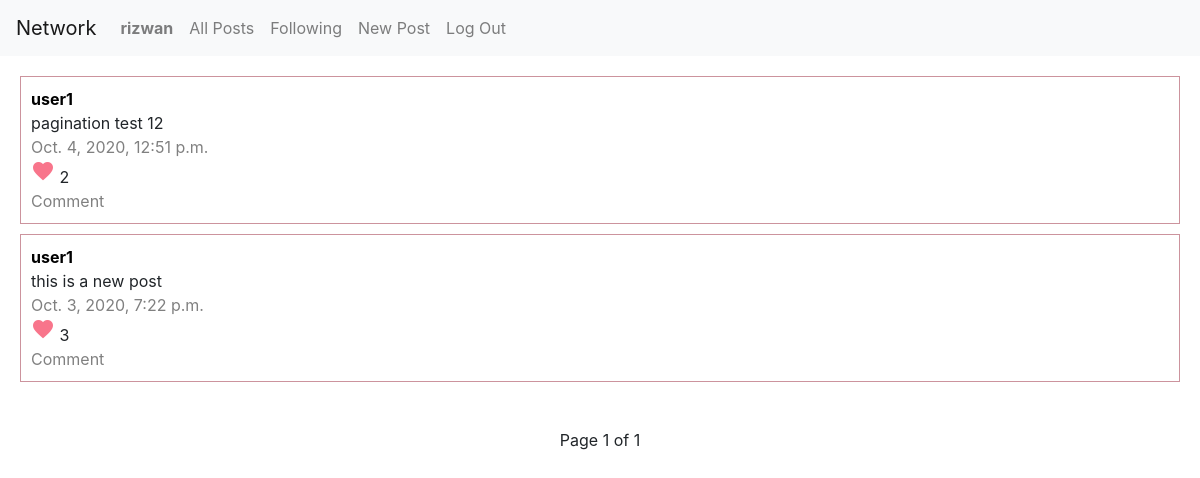
Screenshot of /following (signed in) with the database file from the repository.
### network/models.py (models this page shows, shortened)
class User(AbstractUser):
    pass

class Post(models.Model):
    by = models.ForeignKey(User, on_delete=models.CASCADE, related_name="posts")
    message = models.TextField()
    timestamp = models.DateTimeField(auto_now_add=True)
    comments = models.ManyToManyField(Comment, related_name='postComments', blank=True)
    likes = models.ManyToManyField(Like, related_name="postLikes", blank=True)

### network/views.py (the view)
# urls.py: path('following', views.following, name="following"),
@login_required
def following(request):
    try:
        userfollows = Following.objects.get(user=request.user)
    except Following.DoesNotExist:
        userfollows = None
    tempList = []
    if (userfollows != None):
        for user in userfollows.following.all():
            try:
                posts = Post.objects.filter(by=user)
                tempList.append(posts)
            except Post.DoesNotExist:
                continue
    qs = Post.objects.none()
    for posts in tempList:
        qs = qs | posts # | is the joining operator for two query sets
    qs = qs.order_by('-timestamp')
    p = Paginator(qs, 10)
    pagenumber = request.GET.get('page')
    if pagenumber == None:
        pagenumber = 1
    elif int(pagenumber) > int(p.num_pages):
        pagenumber = 1
    else:
        pagenumber = int(pagenumber)
    maindata = p.get_page(pagenumber)
    return render(request, 'network/following.html', {
        'data': maindata,
    })

### network/templates/network/following.html (shortened to what this page needs)
{% extends "network/layout.html" %}
{% block body %}
    <div class="posts-container">
        {% for post in data %}
            <div class="sp-container">
                <a href="{% url 'userprofile' post.by.username %}" class="username-link">
                    <b>{{post.by}}</b>
                </a>
                <br/>
                <div class="message-container" id="message{{post.id}}" data-get="{{post.id}}" data-message="{{post.message}}">
                    {{post.message}}
                </div>
                <div class="secondary-text">{{post.timestamp}}</div>
                <div>
                    <i class="material-icons like-btn" data-post="{{post.id}}" >favorite</i>
                    <span id="{{post.id}}likes" class="like-counter">{{post.likes.count}}</span>
                </div>
                <div class="secondary-text">Comment</div>
            </div>
        {% empty %}
            <h3 class="centered">Not Following Anyone!</h3>
        {% endfor %}
    </div>
    <div class="centered">
        Page {{data.number}} of {{data.paginator.num_pages}}
    </div>
{% endblock %}

### network/templates/network/layout.html (shortened to what this page needs)
{% load static %}
<!DOCTYPE html>
<html lang="en">
    <head>
        <link rel="stylesheet" href="https://stackpath.bootstrapcdn.com/bootstrap/4.4.1/css/bootstrap.min.css">
        <link href="{% static 'network/styles.css' %}" rel="stylesheet">
    </head>
    <body>
        <nav class="navbar navbar-expand-lg navbar-light bg-light">
            <a class="navbar-brand" href="#">Network</a>
            <div>
              <ul class="navbar-nav mr-auto">
                {% if user.is_authenticated %}
                    <li class="nav-item">
                        <a class="nav-link" href="{% url 'userprofile' user.username %}"><strong>{{ user.username }}</strong></a>
                    </li>
                {% endif %}
                <li class="nav-item">
                  <a class="nav-link" href="{% url 'index' %}">All Posts</a>
                </li>
                {% if user.is_authenticated %}
                    <li class="nav-item">
                        <a class="nav-link" href="{% url 'following' %}">Following</a>
                    </li>
                    <li class="nav-item">
                        <a class="nav-link" href="{% url 'newpost' %}">New Post</a>
                    </li>
                    <li class="nav-item">
                        <a class="nav-link" href="{% url 'logout' %}">Log Out</a>
                    </li>
                {% endif %}
              </ul>
            </div>
          </nav>
        <div class="body">
            {% block body %}
            {% endblock %}
        </div>
    </body>
</html>

### network/static/network/styles.css (style rules this page uses)
.posts-container { padding: 20px; }
.sp-container { border: 1px solid rgb(204, 147, 157); padding: 10px; margin-bottom: 10px; }
.material-icons { color: rgb(248, 117, 139); cursor: pointer; }
.secondary-text { color: grey; }
.centered { text-align: center; }
.username-link { color: black; }

### rows the page displays
User: username "rizwan"
Post: by "user1", message "pagination test 12", timestamp "Oct. 4, 2020, 12:51 p.m.", likes.count "2"
Post: by "user1", message "this is a new post", timestamp "Oct. 3, 2020, 7:22 p.m.", likes.count "3"

### other values shown
{{ data.number }} "1"
{{ data.paginator.num_pages }} "1"
